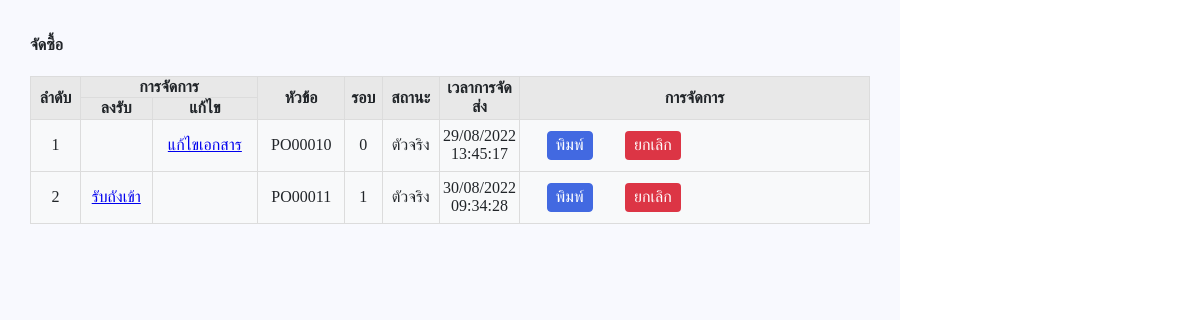
Screenshot of /table_po.php with the database file from the repository.
### tables this page shows
CREATE TABLE `tb_head_preorder`  (
  `head_po_id` int(11) NOT NULL AUTO_INCREMENT,
  `head_po_title` varchar(255) NULL DEFAULT NULL COMMENT 'หัวข้อ',
  `head_po_docnumber` varchar(255) NULL DEFAULT NULL COMMENT 'หมายเลขเอกสาร',
  `head_po_status` text NULL COMMENT 'สถานะ',
  `head_po_fillstation` varchar(255) NULL DEFAULT NULL COMMENT 'โรงบรรจุ',
  `head_po_comment` text NULL COMMENT 'หมายเหตุ',
  `head_po_round` int(1) NULL DEFAULT NULL COMMENT 'รอบ',
  `head_po_creator` varchar(255) NULL DEFAULT NULL COMMENT 'id ผู้สร้างเอกสาร',
  `head_po_stock_status` enum('Draft','Confirm','Cancel') NULL DEFAULT 'Draft' COMMENT 'สถานะการตัด stock\r\nDraft = ฉบับร่าง\r\nConfirm = ยืนยัน\r\nCancel = ยกเลิก',
  `head_po_docdate` timestamp(0) NULL DEFAULT NULL COMMENT 'วันที่บนเอกสาร',
  `head_po_carID` varchar(255) NULL DEFAULT NULL COMMENT 'id รถ',
  `head_po_driverID` varchar(255) NULL DEFAULT NULL COMMENT 'id คนชับรถ',
  `active_status` enum('Y','N') NULL DEFAULT 'Y' COMMENT 'สถานะการใช้งาน Y = ปกติ, N = ลบ',
  `created_at` timestamp(0) NULL DEFAULT current_timestamp(0) ON UPDATE CURRENT_TIMESTAMP(0),
  `updated_at` timestamp(0) NULL DEFAULT NULL,
  `deleted_at` timestamp(0) NULL DEFAULT NULL,
  PRIMARY KEY (`head_po_id`) USING BTREE
);

### conn.php (called while the page is built, shortened)
<?php
    class DB_con {
        function __construct() {
            $conn = mysqli_connect(DB_HOST, DB_Username, DB_Password, DB_Name);
            $this->dbcon = $conn;
        }
        public function fetchdataPO()
        {
            $result = mysqli_query($this->dbcon, "SELECT * FROM tb_head_preorder LEFT JOIN tb_head_po_receipt ON tb_head_preorder.head_po_docnumber = tb_head_po_receipt.head_pr_docnumber_po WHERE active_status='Y'");
            return $result;
        }
    }
?>

### function.php (called while the page is built, shortened)
<?php
function POStatus($param)
{
    if ($param == 'Draft') {
        return 'ฉบับร่าง';
    } else if ($param == 'Confirm') {
        return 'ตัวจริง';
    } elseif ($param == 'Cancel') {
        return 'ยกเลิก';
    } else {
        return 'ไม่พบสถานะ';
    }
}

### table_po.php (the view, shortened to what this page needs)
<!DOCTYPE html>
<html lang="en">
<head>
    <link rel="stylesheet" href="css/select2.min.css">
    <link rel="stylesheet" href="css/custom.css">
</head>
<body>
    <section id="purchase">
        <div class="container">
            <h4>จัดซื้อ</h4>
            <table border="1" cellspacing="1" cellpadding="1">
                <thead>
                    <tr>
                        <th width="50" height="40" rowspan="2">ลำดับ</th>
                        <th colspan="2">การจัดการ</th>
                        <th rowspan="2">หัวข้อ</th>
                        <th rowspan="2">รอบ</th>
                        <th rowspan="2">สถานะ</th>
                        <th rowspan="2" width="80">เวลาการจัดส่ง</th>
                        <th rowspan="2" width="350">การจัดการ</th>
                    </tr>
                    <tr>
                        <th>ลงรับ</th>
                        <th>แก้ไข</th>
                    </tr>
                </thead>
                <tbody>
                    <?php
                    include_once('conn.php');
                    include('function.php');
                    $fetchdata = new DB_con();
                    $sql = $fetchdata->fetchdataPO();
                    $index = 1;
                    while ($row = mysqli_fetch_array($sql)) { ?>
                    <tr id="POID_<?=$row['head_po_id']?>">
                        <td height="40"><?php echo $index?></td>
                        <td>
                            <?php if ($row['head_pr_docnumber'] == null && $row['head_po_stock_status'] == 'Confirm') { ?>
                                <a href="goodreciept/goodreciept.blade.php?id=<?=$row['head_po_docnumber']?>">รับถังเข้า</a>
                            <?php } ?>
                        </td>
                        <td>
                            <?php if ($row['head_pr_docnumber'] != null) { ?>
                                <a href="edit/editPO.php?id=<?=$row['head_po_docnumber']?>">แก้ไขเอกสาร</a>
                            <?php } ?>
                        </td>
                        <td><?=$row['head_po_docnumber']?></td>
                        <td><?=$row['head_po_round']?></td>
                        <td>
                            <?php if ($row['head_po_stock_status'] == 'Draft') { ?>
                                <a href="draft/draftPO.php?id=<?=$row['head_po_docnumber']?>"><?=POStatus($row['head_po_stock_status'])?></a>
                            <?php } else { ?>
                                <?=POStatus($row['head_po_stock_status'])?>
                            <?php } ?>
                        </td>
                        <td><?=date("d/m/Y H:i:s", strtotime($row['head_po_docdate']))?></td>
                        <td>
                            <div class="row">
                                <div class="col-25">
                                    <a href="info/_printpotest.php" target="popup" class="btn btn-primary" onclick="window.open('info/_printpotest.php?PO_ID=<?=$row['head_po_docnumber']?>','popup','width=850,height=800,scrollbars=no,resizable=no'); return false;">พิมพ์</a>
                                </div>
                                <div class="col-25">
                                    <button type="button" class="btn btn-danger" style="color: var(--white);" onClick="btn_delete(<?=$row['head_po_id']?>)">ยกเลิก</button>
                                </div>
                            </div>
                        </td>
                    </tr>
                    <?php $index++; } ?>
                </tbody>
            </table>
        </div>
    </section>
</body>
</html>

### css/custom.css (style rules this page uses)
:root { --blue: #4269e1; --indigo: #6610f2; --purple: #6f42c1; --pink: #e83e8c; --red: #fd3230; --orange: #fd7e14; --yellow: #ffc107; --green: #28a745; --teal: #20c997; --cyan: #17a2b8; --white: #fff; --gray: #6c757d; --gray-dark: #343a40; --primary: #007bff; --secondary: #6c757d; --success: #28a745; --info: #17a2b8; --warning: #ffc107; --danger: #dc3545; --light: #f8f9fa; --dark: #343a40; --breakpoint-xs: 0; --breakpoint-sm: 576px; --breakpoint-md: 768px; --breakpoint-lg: 992px; --breakpoint-xl: 1200px; }
html { line-height: 1.15; -webkit-text-size-adjust: 100%; -ms-text-size-adjust: 100%; -ms-overflow-style: scrollbar; -webkit-tap-highlight-color: transparent; }
body { margin: 0; font-size: 1rem; font-weight: 400; color: #212529; text-align: left; background-color: var(--white); }
div { display: block; }
.container { width: 100%; padding-right: 15px; padding-left: 15px; margin-right: auto; margin-left: auto; }
section { padding: 15px; height: 978px; background-color: #f8f9fe; width: 900px; }
.col-25 { float: left; width: 25%; padding: 10px; }
.row { display: -webkit-box; display: -ms-flexbox; -ms-flex-wrap: wrap; flex-wrap: wrap; margin-right: 2%; margin-left: 2%; }
.row:after { content: ""; display: table; clear: both; }
.btn { display: inline-block; font-weight: 400; text-align: center; white-space: nowrap; vertical-align: middle; user-select: none; border: 1px solid transparent; padding: .10rem .50rem; font-size: 1rem; line-height: 1.5; border-radius: .25rem; transition: color .15s ease-in-out,background-color .15s ease-in-out,border-color .15s ease-in-out,box-shadow .15s ease-in-out; webkit-user-select: none; -moz-user-select: none; -ms-user-select: none; text-decoration: none; cursor: pointer; }
.btn-danger { background-color: var(--danger); color: var(--font-white); }
table, td, th { padding: 1px; border: 1px solid #dcdcdc; background-color: var(--light); text-align: center; }
table { border-radius: 1em; border-collapse: collapse; width: 100%; }
th { background-color: #e8e8e8; }
td { text-align: center; vertical-align: middle; }
.btn-primary { color: #fff; background-color: var(--blue); border-color: var(--blue); }

### rows the page displays
tb_head_preorder: head_po_docnumber "PO00010", head_po_round "0", head_po_stock_status "ตัวจริง", head_po_docdate "29/08/2022 13:45:17"
tb_head_preorder: head_po_docnumber "PO00011", head_po_round "1", head_po_stock_status "ตัวจริง", head_po_docdate "30/08/2022 09:34:28"
